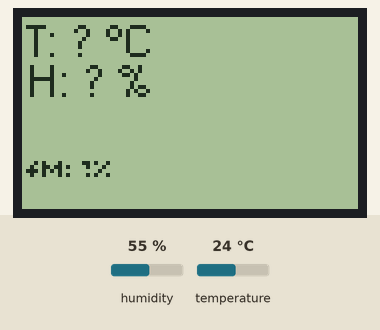
The sketch below on a simulated Arduino Nano, built with avr-gcc and run on an emulated ATmega328P. Parts: 84×48 one-colour display. The test bench sets the inputs (shaded band); at power-on: humidity 55 %, temperature 24 °C. What the sketch prints to the serial monitor is not drawn.

Above: at 1.2 s.

The sketch:

IMS.ino
```cpp
#include <SPI.h>
#include "Definitions.h"
#include "Director.h"
#include <dht.h>
#include "Pins.h"
#include "Sensor.h"
#include <MemoryFree.h>
#include <U8glib.h>

Director drctr(0);
dht DHT;

void setup()
{
	Serial.begin(115200);
	initScreen();
	drctr.Init();
}

void loop()
{
	Serial.println(F("Starting program in 1 second..."));
	delay(1000);
	drctr.StartProgram();
	Serial.println(F("Program done."));
}
```

Definitions.h
```cpp
#ifndef DEFINITIONS_H
#define DEFINITIONS_H
/*Define shit here*/

enum EventType {
  EventInterval,
  EventTime,
  EventRandom
};
enum SensorType{
	Unknown,
	DHT11,
	DHT22,
	pHProbe,
	DS18B20,
	WaterLevel
};
#endif
```

Director.h
```cpp
#ifndef DIRECTOR_H
#define DIRECTOR_H
#include "SensorDHT.h"
#include "Pins.h"

/// <summary>
///	Class that will direct all actions of the arduino and store its status.
/// </summary>
class Director{
	//Class discription
public:
    Director(unsigned int pid);
	void Init();
	void Tick();
	int SpecialRoutine();
	void StartProgram();
	SensorDHT s_DHT22;
private:
	unsigned int program_id;

};
#endif
```

Director.ino
```cpp
#include "Director.h"
#include <Time.h>

//Function Declarations for Director
/// <summary>
///	Constructor of the Director class.
/// </summary>
/// <param name="pid">ID of the program to run.</param>
Director::Director(unsigned int pid)
	:s_DHT22("Broedmachine",DHT22,DHT22_PIN)
{
	//contruct
	program_id = pid;
	//events = {new Event("Test", EventTime, 0.5 /*noon*/, 28, HIGH)};
}
/// <summary>
///	Constructor of the Director class. Run default program.
/// </summary>
/*Director::Director() {
Director(0);
}*/
void Director::Init() {
	//contruct
	s_DHT22.Init();
}
void Director::Tick(){
	//runs every "loop()"
	//Update Time
	//doTimeWork();
}
int Director::SpecialRoutine(){
	//Pause all and execute task. Like calibrating the pH-probe.
	return 0;
}
void Director::StartProgram(){
	//start the program.
	int errCode = 0;
	//update all sensor values
	if(errCode=s_DHT22.updateValue()!=0) Serial.println("DHT11 update error"+errCode);
	delay(100);
	//
	//draw screen
	frame();
	//delay(2000);
}
```

MemoryFunctions.ino
```cpp
extern void *safeMalloc(size_t size)
{
  void *tmp;

  /*unsigned int addr;
  unsigned int *sizePtr;*/
  tmp=malloc(size);
  if(tmp!=NULL)
  {

        /*Serial.print("Debug Malloc:Addr: 0x");
        addr=(unsigned int )tmp;
        Serial.print(addr,HEX);
        Serial.print(" Size allocated: ");

        sizePtr= (unsigned int *)tmp-1;
        Serial.print(*sizePtr,DEC);
        Serial.print(" Size Requested: ");
        Serial.println(size,DEC);*/
	  //everything is fine
  } else {
	  //mayor ram error
	  exit(1);
  }

  return tmp;
}
//Call this function instead of free in caller function
extern void safeFree(void *block)
{
  /*unsigned int addr;
  unsigned int *sizePtr;

  if(block!=NULL)
  {
        Serial.print("Debug Free:Addr: 0x");
        addr=(unsigned int )block;
        Serial.print(addr,HEX);
        Serial.print(" Size deallocate: ");
        sizePtr= (unsigned int *)block-1;
        Serial.println(*sizePtr,DEC);
 }*/
  free(block);

}
```

ScreenFunctions.ino
```cpp
#include <U8glib.h>
#include <string.h>
U8GLIB_PCD8544 u8g(SCREEN_SCK, SCREEN_MOSI, SCREEN_SS, SCREEN_A0, SCREEN_RST);        // SPI Com: SCK = 13, MOSI = 11, CS (SCE) = 10, A0 (D/C) = 9, Reset = 8; U8GLIB_PCD8544(sclk, dn, sce, d_c , rst)

const u8g_fntpgm_uint8_t *font_l = u8g_font_helvR10;
const u8g_fntpgm_uint8_t *font_m = u8g_font_helvR08;
const u8g_fntpgm_uint8_t *font_s = u8g_font_04b_03r;
const u8g_fntpgm_uint8_t *font_xs = u8g_font_u8glib_4;

int K = 0;
int lastbytevalue=0;
void fr(const char* text){
	Serial.print("\t---- ");
	int tmp = freeMemory();
	Serial.print(tmp-lastbytevalue);
	lastbytevalue=tmp;
	Serial.print(" mutation, ");
	Serial.print(lastbytevalue);
	Serial.print(" bytes free RAM ->");
	Serial.println(text);
	Serial.flush();

}
void initScreen(){


}
char* substr(char* str, int start, int number){
	int n = min(number,strlen(str)-start);
	char* to = (char*) safeMalloc(n+1);
	strncpy(to,str+start,n);
	to[n]='\0';
	return to;
}
unsigned int getStrWidth(const char *s){
	return u8g.getStrWidth(s);
}
int unsigned splitInLines(char* msg, char* lines[], size_t maxlines, bool &leftover, unsigned int (*gPW)(const char*)){
	int screenwidth = u8g.getWidth();
	int width = gPW(msg);
	int unsigned numlines = 0;
	//Serial.println("splitter");
	bool done = false;
	leftover = false;
	int unsigned a = 0, b = 0;
	int I = 0;
	if(width>=screenwidth){
		//Serial.println("splitter-if");
		//Serial.flush();
		char* workstr;
		//Serial.println(strlen(msg)+1);
		//Serial.flush();
		//fr("malloc");
		workstr = (char*)safeMalloc(strlen(msg)+1);
		//Serial.println("splitter-strcpy-1");
		strcpy(workstr, msg);
		//Serial.println("splitter-if-2");
		while(!done&&I<100000){
			//Serial.println("splitter-while-line");
			while(width>=screenwidth){
				//Serial.println("splitter-while-word");
				a=0;
				char* tmp = workstr;
				char* space = strrchr(workstr,' ');
				//Serial.println("splitter-while-word-2");
				if(!space) { /*Serial.println("splitter-while-word-error");*/ done = true; leftover = true; break;}
				a = (int)space-(int)workstr;
				//Serial.println("splitter-while-word-3");
				workstr = substr(tmp,0,a);
				safeFree( tmp);
				//Serial.println("splitter-while-word-4");
				width = gPW(workstr);
				if(a>strlen(msg)||I>10000) { /*Serial.println("splitter-while-word-error-2");*/ break; };
				I++;

			}
			b += a;
			if(numlines>0) b++;
			lines[numlines] = (char*)safeMalloc(strlen(workstr)+1);
			strcpy(lines[numlines],workstr);
			numlines++;
			safeFree(workstr);
			workstr = substr(msg,b+1,strlen(msg)-b-1);
			width = gPW(workstr);
			if(width<=screenwidth){
				lines[numlines] = (char*)safeMalloc(strlen(workstr)+1);
				strcpy(lines[numlines],workstr);
				numlines++;
				done = true;
				safeFree(workstr);
			}
			if(numlines>=maxlines){
				leftover = true;
				break;
			}
		}
	}
	else {
		//Serial.println("splitter-if-short");
		lines[numlines] = (char*)safeMalloc(strlen(msg)+1);
		strcpy(lines[numlines],msg);
		numlines++;
	}
	return numlines;
}
void draw(){
	char* buff = (char*)safeMalloc(100);
	u8g.setColorIndex(1);
	u8g.setFont(font_m);
	snprintf(buff,100,"T: %0.1lf %cC",drctr.s_DHT22.getTemperature(),'\xb0');
	u8g.drawStr( 1,10, buff);
	snprintf(buff,100,"H: %0.1lf %%",drctr.s_DHT22.getHumidity());
	u8g.drawStr( 1,20, buff);
	u8g.setFont(font_xs);
	snprintf(buff,100,"fM: %0.1f%%",(float)freeMemory()/(8*1024)*100);
	u8g.drawStr( 1,40, buff);
	safeFree(buff);
}
int drawStatusMessage(char* msg){
	u8g.setColorIndex(1);
	u8g.setFont(font_l);
	const int m = (u8g.getHeight())/u8g.getFontLineSpacing();
	//Serial.println(++K);
	char *output[m];
	int lines;
	int width;
	int offsetX;
	int offsetY;
	bool leftover = false;
	//Serial.println("draw-init");
	lines = splitInLines(msg,output,m,leftover,getStrWidth);
	u8g.setColorIndex(1);
	u8g.setFont(font_l);
	int textHeigth = lines*u8g.getFontLineSpacing();
	//Serial.println("draw-drawing-for");
	for(int j = 0; j<lines; j++){
		width = getStrWidth(output[j]);
		offsetX = max(0,((int)u8g.getWidth() - width)/2);
		offsetY = max(0,(((int)(u8g.getHeight())-textHeigth)/2))+u8g.getFontLineSpacing()*(j+1);
		u8g.drawStr( offsetX,offsetY, output[j]);
		safeFree(output[j]);
	}
}
void frameStatusMessage(char* msg){
	//Serial.println("frame");
	u8g.firstPage();
	do{
		//Serial.println("next-page");
		drawStatusMessage(msg);
	} while(u8g.nextPage());
}
void frame(){
	u8g.firstPage();
	do{
		draw();
	} while(u8g.nextPage());
}
```

Sensor.h
```cpp
#ifndef SENSOR_H
#define SENSOR_H
#include "Definitions.h"

/// <summary>
///	Class that will serve as a basis for all other sensorclasses.
/// </summary>
class Sensor{
	//Class discription
public:
	Sensor(char* _name, SensorType _type);
	Sensor();
	int Init();
	char* getName();
protected:
	char* name;
	SensorType type;
};
#endif
```

Sensor.ino
```cpp
#include "Sensor.h"

Sensor::Sensor(){
	name = "Unknown Sensor";
}
Sensor::Sensor(char* _name, SensorType _type){
	name= _name;
	type=_type;
}
int Sensor::Init(){
	//nothing
}
char* Sensor::getName(){
	return name;
}
```

SensorDHT.h
```cpp
#pragma once
#include "Sensor.h"
#include "Definitions.h"
class SensorDHT :
	public Sensor
{
public:
	//SensorDHT();
	SensorDHT(char* name, SensorType type, int _pin);
	~SensorDHT(void);
	int Init();
	int updateValue();
	double getTemperature();
	double getHumidity();
private:
	double Temperature;
	double Humidity;
	double OffsetT; //For Temperature compensation
	double OffsetH; //For Humidiy compensation
	int pin;
};
```

SensorDHT.ino
```cpp
#include "SensorDHT.h"


SensorDHT::SensorDHT(char* name, SensorType type, int _pin)
	: Sensor(name,type)
{
	pin = _pin;
	Humidity = -1;
	Temperature = -1;
}
int SensorDHT::Init(){
	//nothing
	OffsetH = 5; //confirm
	OffsetT = -1; //measured against others
}
int SensorDHT::updateValue(){
	int chk = 1;
	if(type==DHT11){
		chk = DHT.read11(pin);
	} else if (type==DHT22){
		chk = DHT.read22(pin);
	} else {
		return -4;
	}
	switch (chk)
	{
		case DHTLIB_OK:
			 //everything is fine
			break;
		case DHTLIB_ERROR_CHECKSUM:
			return -1;
			break;
		case DHTLIB_ERROR_TIMEOUT:
			return -2;
			break;
		default:
			return -3;
			break;
	}
	Humidity = DHT.humidity;
	Temperature = DHT.temperature;
	return 0;
}
double SensorDHT::getHumidity(){
	return Humidity+OffsetH;
}
double SensorDHT::getTemperature(){
	return Temperature+OffsetT;
}
SensorDHT::~SensorDHT(void)
{
}
```

Pins.h
```cpp
#ifndef PINS_H
#define PINS_H
//Pin configurations
const int DHT22_PIN = 6; //unused  SPI Com: SCK = 13, MOSI = 11, CS (SCE) = 10, A0 (D/C) = 9, Reset = 8;
const int SCREEN_MOSI = 11;// Used for LCD DN(MOSI) pin (SW SPI)
const int SCREEN_SCK = 13; // Used for LCD SCLK pin (SW SPI)
const int SCREEN_SS = 10; //Used for LCD SCE pin (SW SPI)
const int SCREEN_A0 = 9; //Used for LCD D/C pin (SW SPI)
const int SCREEN_RST = 8; //Used for LCD RST pin (SW SPI)
#endif
```
